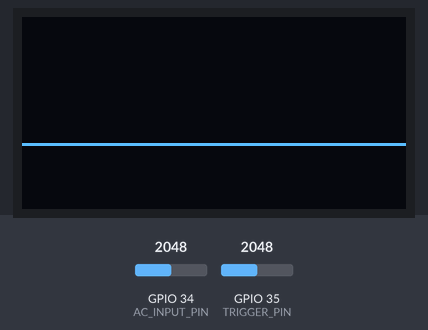
The sketch below on a simulated ESP32. Shown: 128×64 one-colour display. Inputs (shaded band) come from the test bench; at power-on: GPIO 34 (AC_INPUT_PIN) = 2048, GPIO 35 (TRIGGER_PIN) = 2048. The OLED is the two-colour kind (top 16 rows yellow); what the sketch prints to the serial monitor is not drawn.

Above: at 1.2 s.
1.3 s: GPIO 34 (AC_INPUT_PIN) set to 4095
At 2.2 s:
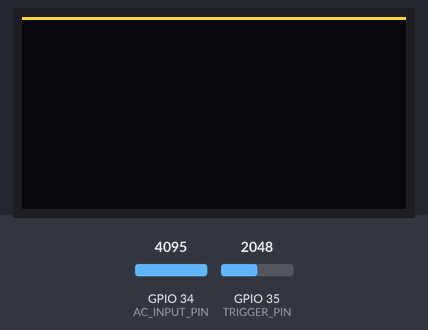
2.9 s: GPIO 34 (AC_INPUT_PIN) set to 1228
At 4.2 s:
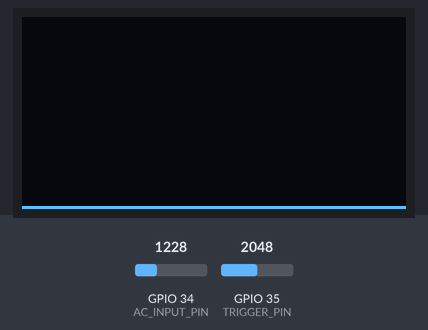
4.5 s: GPIO 34 (AC_INPUT_PIN) set to 2047
At 4.6 s:
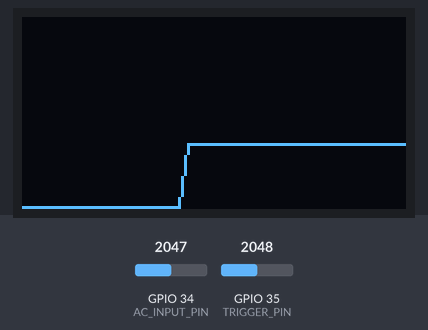
Timing chart, 0 to 7.5 s (numbered marks = the images above; inputs shaded):
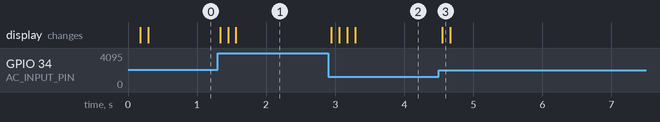

Measured:
- after the input at 1.3 s, the display: first changes at once (image 1 shows a later state)
- after the input at 2.9 s, the display: first changes at once (image 2 shows a later state)
- after the input at 4.5 s, the display: changes after 0.05 s (image 3)

The sketch:

broken2.ino
```cpp
// Include the Adafruit_SSD1306 library
#include <Adafruit_SSD1306.h>
#include <Adafruit_GFX.h>

// Define the OLED display pins
#define OLED_MOSI  9
#define OLED_CLK   10
#define OLED_DC    11
#define OLED_CS    12
#define OLED_RESET 13

// Define the OLED display size
#define OLED_WIDTH 128
#define OLED_HEIGHT 64

// Create an OLED object
Adafruit_SSD1306 display(OLED_MOSI, OLED_CLK, OLED_DC, OLED_RESET, OLED_CS);

// Define the analog input pins
#define AC_INPUT_PIN 34 // for sampling 50Hz sine wave AC input
#define TRIGGER_PIN 35 // for trigger and phase detection

// Define the sampling frequency and period
#define SAMPLING_FREQ 1000 // in Hz
#define SAMPLING_PERIOD 1000 // in microseconds

// Define the buffer size and index
#define BUFFER_SIZE 40 // for two 50Hz periods minus one sample
#define BUFFER_INDEX 39 // the last index of the buffer

// Define the RC filter parameters
#define R 10000 // in ohms
#define C 0.000001 // in farads
#define RC (R * C) // in seconds
#define ALPHA (SAMPLING_PERIOD / 1000000.0) / (RC + (SAMPLING_PERIOD / 1000000.0)) // the smoothing factor

// Define the gradient descent parameters
#define LEARNING_RATE 0.01 // the step size
#define TOLERANCE 0.001 // the error threshold
#define MAX_ITER 100 // the maximum number of iterations

// Define the voltage threshold for zero crossing detection
#define V_THRESHOLD 1.65 // in volts

// Define the global variables
float triggerBuffer[BUFFER_SIZE]; // the buffer for the trigger input
float acBuffer[BUFFER_SIZE]; // the buffer for the AC input
float triggerValue; // the current value of the trigger input
float acValue; // the current value of the AC input
float triggerFiltered; // the filtered value of the trigger input
float acFiltered; // the filtered value of the AC input
float phase; // the phase offset in microseconds
float error; // the phase error in radians
float gradient; // the gradient of the error function
int iter; // the iteration counter
bool phaseLocked; // the flag for phase lock status

void setup() {
  // Initialize the serial communication
  Serial.begin(115200);

  // Initialize the OLED display
  display.begin(SSD1306_SWITCHCAPVCC);
  display.clearDisplay();
  display.setTextSize(1);
  display.setTextColor(WHITE);
  display.setCursor(0,0);
  display.println("ESP32 Oscilloscope");
  display.display();

  // Initialize the analog input pins
  pinMode(AC_INPUT_PIN, INPUT);
  pinMode(TRIGGER_PIN, INPUT);

  // Initialize the global variables
  triggerValue = 0;
  acValue = 0;
  triggerFiltered = 0;
  acFiltered = 0;
  phase = 0;
  error = 0;
  gradient = 0;
  iter = 0;
  phaseLocked = false;
}

void loop() {
  // Sample the trigger input into the buffer
  for (int i = 0; i < BUFFER_SIZE; i++) {
    // Read the analog value and convert it to voltage
    triggerValue = analogRead(TRIGGER_PIN) * 3.3 / 4095.0;

    // Apply the RC filter to smooth the signal
    triggerFiltered = triggerFiltered + ALPHA * (triggerValue - triggerFiltered);

    // Store the filtered value in the buffer
    triggerBuffer[i] = triggerFiltered;

    // Wait for the sampling period
    delayMicroseconds(SAMPLING_PERIOD);
  }

  // Analyze the buffer to determine the phase offset
  phase = getPhaseOffset();

  // Adjust the phase of the sampling by introducing fine delay
  delayMicroseconds(phase);

  // Sample the AC input into the buffer
  for (int i = 0; i < BUFFER_SIZE; i++) {
    // Read the analog value and convert it to voltage
    acValue = analogRead(AC_INPUT_PIN) * 3.3 / 4095.0;

    // Apply the RC filter to smooth the signal
    acFiltered = acFiltered + ALPHA * (acValue - acFiltered);

    // Store the filtered value in the buffer
    acBuffer[i] = acFiltered;

    // Wait for the sampling period
    delayMicroseconds(SAMPLING_PERIOD);
  }

  // Display the AC input waveform on the OLED display
  displayWaveform();

  // Check if the phase lock is achieved
  if (abs(error) < TOLERANCE) {
    phaseLocked = true;
  } else {
    phaseLocked = false;
  }

  // Print the phase offset, error, and lock status on the serial monitor
  Serial.print("Phase offset: ");
  Serial.print(phase);
  Serial.println(" us");
  Serial.print("Phase error: ");
  Serial.print(error);
  Serial.println(" rad");
  Serial.print("Phase lock: ");
  Serial.println(phaseLocked ? "Yes" : "No");
}

// A function that returns the phase offset in microseconds based on the buffer analysis
float getPhaseOffset() {
  // Initialize the local variables
  float sum = 0; // the sum of the zero crossing times
  float avg = 0; // the average of the zero crossing times
  float offset = 0; // the phase offset in microseconds
  int count = 0; // the number of zero crossings
  bool rising = false; // the flag for rising edge detection
  bool falling = false; // the flag for falling edge detection

  // Loop through the buffer
  for (int i = 0; i < BUFFER_SIZE; i++) {
    // Check if the signal is rising
    if (triggerBuffer[i] > V_THRESHOLD && !rising) {
      rising = true;
      falling = false;
      // Interpolate the zero crossing time
      float t = i - 1 + (V_THRESHOLD - triggerBuffer[i-1]) / (triggerBuffer[i] - triggerBuffer[i-1]);
      // Add the time to the sum
      sum += t;
      // Increment the count
      count++;
    }
    // Check if the signal is falling
    if (triggerBuffer[i] < V_THRESHOLD && !falling) {
      rising = false;
      falling = true;
      // Interpolate the zero crossing time
      float t = i - 1 + (V_THRESHOLD - triggerBuffer[i-1]) / (triggerBuffer[i] - triggerBuffer[i-1]);
      // Add the time to the sum
      sum += t;
      // Increment the count
      count++;
    }
  }

  // Calculate the average of the zero crossing times
  avg = sum / count;

  // Calculate the phase offset in microseconds
  offset = avg * SAMPLING_PERIOD;

  // Update the phase error in radians
  error = 2 * PI * offset / 20000.0;

  // Update the gradient of the error function
  gradient = 2 * PI / 20000.0;

  // Update the iteration counter
  iter++;

  // Apply the gradient descent algorithm to correct the phase offset
  if (iter < MAX_ITER) {
    offset = offset - LEARNING_RATE * gradient * error;
  }

  // Return the phase offset
  return offset;
}

// A function that displays the AC input waveform on the OLED display
void displayWaveform() {
  // Clear the display
  display.clearDisplay();

  // Draw the waveform
  for (int i = 0; i < BUFFER_INDEX; i++) {
    // Map the voltage values to pixel coordinates
    int x1 = map(i, 0, BUFFER_INDEX, 0, OLED_WIDTH - 1);
    int y1 = map(acBuffer[i], 0, 3.3, OLED_HEIGHT - 1, 0);
    int x2 = map(i + 1, 0, BUFFER_INDEX, 0, OLED_WIDTH - 1);
    int y2 = map(acBuffer[i + 1], 0, 3.3, OLED_HEIGHT - 1, 0);

    // Draw a line between two consecutive points
    display.drawLine(x1, y1, x2, y2, WHITE);
  }

  // Display the waveform
  display.display();
}
```
